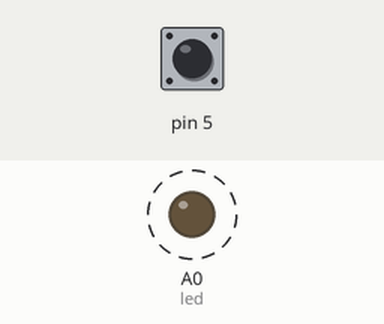
Bench run of a sketch on a simulated Arduino Uno, built with avr-gcc and run on an emulated ATmega328P. Parts: output pins drawn as LEDs (lit = HIGH). Dashed ring = blinking. Inputs (shaded band) come from the test bench; at power-on: pin 5 HIGH. What the sketch prints to the serial monitor is not drawn.

Above: at 1.2 s.
1.3 s: pin 5 pulled LOW for 0.15 s
4.3 s: pin 5 pulled LOW for 1 s
8.3 s: pin 5 driven LOW
Timing chart, 0 to 17.3 s (numbered marks = the images above; inputs shaded):
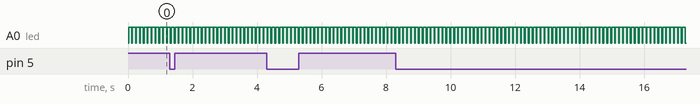

The sketch:

CapacitiveXLED.ino
```cpp
#include <CapacitiveSensor.h>
CapacitiveSensor cs_7_5 = CapacitiveSensor(7, 5);

//7 = send, 5 = receive
//7, 5 = CDS를 장착한다.

int led = A0;


void setup(){
  pinMode(led, OUTPUT);
  Serial.begin(9600);
}

void loop(){
   CSread();
}

void CSread(){
  unsigned long cs = cs_7_5.capacitiveSensor(50);
  cs_7_5.set_CS_AutocaL_Millis(50);
  cs_7_5.set_CS_Timeout_Millis(50);

  if(cs >= 0 && cs < 100){
    Serial.print("수신전류 = 15㎂ ~ 270㎂, 작동저항 = 300k옴 이하, Capacitive = ");
    Serial.println(cs);
    digitalWrite(led, HIGH);
  }
  if(cs > 100 && cs < 350){
    Serial.print("수신전류 = 1.5㎂ ~ 15㎂, 작동저항 = 300k ~ 1M옴, Capacitive = ");
    Serial.println(cs);
    digitalWrite(led, HIGH);
  }
  if(cs > 350 && cs < 3300){
    Serial.print("수신전류 = 150㎁ ~ 1.5㎂, 작동저항 = 1M옴 ~ 10M옴, Capacitive = ");
    Serial.println(cs);
    digitalWrite(led, HIGH);
  }
  if(cs > 3300 && cs < 6400){
    Serial.print("수신전류 = 150㎁ 이하, 작동저항 = 10M옴 ~ 20M옴, Capacitive = ");
    Serial.println(cs);
    digitalWrite(led, HIGH);
  }
  if(cs > 6400 && cs < 11000){
    Serial.print("수신전류 = 150㎁ 이하, 작동저항 = 20M옴 ~ 30M옴, Capacitive = ");
    Serial.println(cs);
    digitalWrite(led, HIGH);
  }
  if(cs > 11000 && cs < 15000){
    Serial.print("수신전류 = 150㎁ 이하, 작동저항 = 30M옴 ~ 40M옴, Capacitive = ");
    Serial.println(cs);
    digitalWrite(led, HIGH);
  }
  if(cs > 15000){
    Serial.print("수신전류 = 오버로드, 작동저항 = 50M옴 이상, Capacitive = ");
    Serial.println(cs);
    digitalWrite(led, HIGH);
  }

    delay(100);

  digitalWrite(led, LOW);
}


//탄소피막저항과 멀티미터로
//측정하였으므로 아래 값은 정확하다.

// 42억 = 오버로드 (OL)
// 15000 = 40M옴
// 11000 = 30M옴
// 6400 = 20M옴
// 3300 = 10M옴
// 350 = 1M옴
// 100 = 300k옴
// 0 = 100k옴
// 0 = 무저항

//물리에너지변화량 = 밝았다가 어두움
//반응이 있을시 = 물리에너지 변화량
//LED 켜짐 = 반응이 있을시
```

Measured:
- by itself, A0 (led): alternates HIGH for 0.10 s and LOW for 0.02 s
